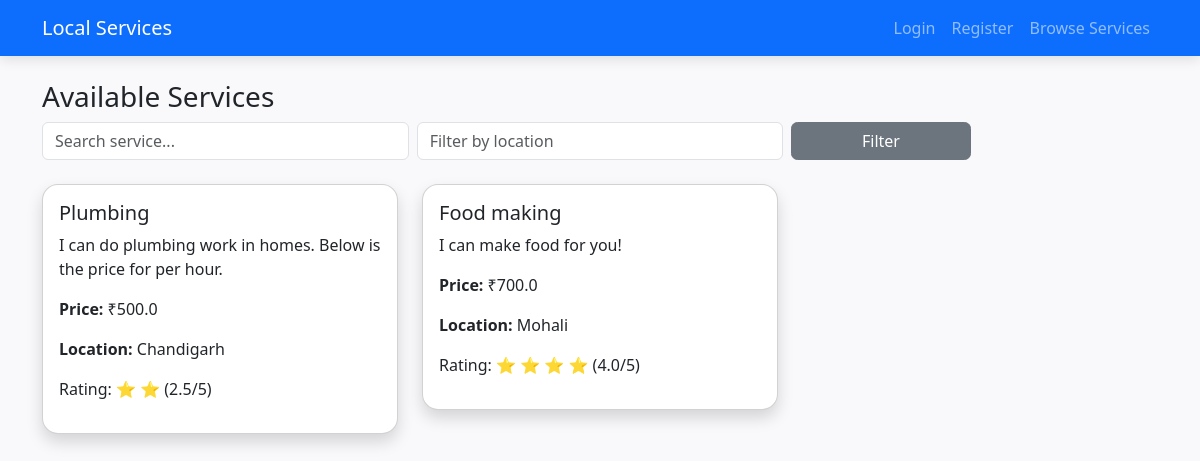
/services, run on the app's committed database.
### app.py (models this page shows)
class Service(db.Model):
    id = db.Column(db.Integer, primary_key=True)
    provider_id = db.Column(db.Integer, db.ForeignKey('user.id'), nullable=False)
    name = db.Column(db.String(100), nullable=False)
    description = db.Column(db.Text, nullable=False)
    price = db.Column(db.Float, nullable=False)
    location = db.Column(db.String(100), nullable=False)
    is_available = db.Column(db.Boolean, default=True)
    provider = db.relationship('User', backref='services')
    @property
    def avg_rating(self):
        avg = db.session.query(func.avg(Booking.rating)).filter(
            Booking.service_id == self.id,
            Booking.rating > 0
        ).scalar()
        return round(avg, 1) if avg else 0

### app.py (the view)
@app.route('/services')
def services():
    query = request.args.get('q', '')
    location = request.args.get('location', '')
    services = Service.query.filter(Service.is_available == True)
    if query:
        services = services.filter(Service.name.contains(query))
    if location:
        services = services.filter(Service.location.contains(location))
    services = services.all()  # ✅ Just fetch directly, no manual avg_rating assignment
    return render_template('services.html', services=services)

### templates/services.html (shortened to what this page needs)
{% extends "base.html" %}
{% block content %}
<h3>Available Services</h3>
<form method="GET" class="row g-2 mb-4">
    <div class="col-md-4">
        <input type="text" name="q" class="form-control" placeholder="Search service..." value="{{ request.args.q }}">
    </div>
    <div class="col-md-4">
        <input type="text" name="location" class="form-control" placeholder="Filter by location" value="{{ request.args.location }}">
    </div>
    <div class="col-md-2">
        <button class="btn btn-secondary w-100">Filter</button>
    </div>
</form>
<div class="row">
    {% for s in services %}
    <div class="col-md-4 mb-4">
        <div class="card shadow">
            <div class="card-body">
                <h5 class="card-title">{{ s.name }}</h5>
                <p class="card-text">{{ s.description }}</p>
                <p><strong>Price:</strong> ₹{{ s.price }}</p>
                <p><strong>Location:</strong> {{ s.location }}</p>
                <p>
                Rating:
                {% if s.avg_rating > 0 %}
                    {% for i in range(s.avg_rating|round|int) %}
                        ⭐
                    {% endfor %}
                    ({{ s.avg_rating }}/5)
                {% else %}
                    No ratings yet
                {% endif %}
            </p>
            </div>
        </div>
    </div>
    {% endfor %}
</div>
{% endblock %}

### static/css/style.css (style rules this page uses)
body { background-color: #f9f9fb; font-family: 'Segoe UI', sans-serif; }
.card { border-radius: 1rem; transition: transform 0.2s ease, box-shadow 0.3s ease; }
.btn { border-radius: 0.4rem; }

### data on the page
Service: name "Plumbing", description "I can do plumbing work in homes. Below is the price for per hour.", price "500.0", location "Chandigarh", avg_rating "2.5"
Service: name "Food making", description "I can make food for you!", price "700.0", location "Mohali", avg_rating "4.0"
